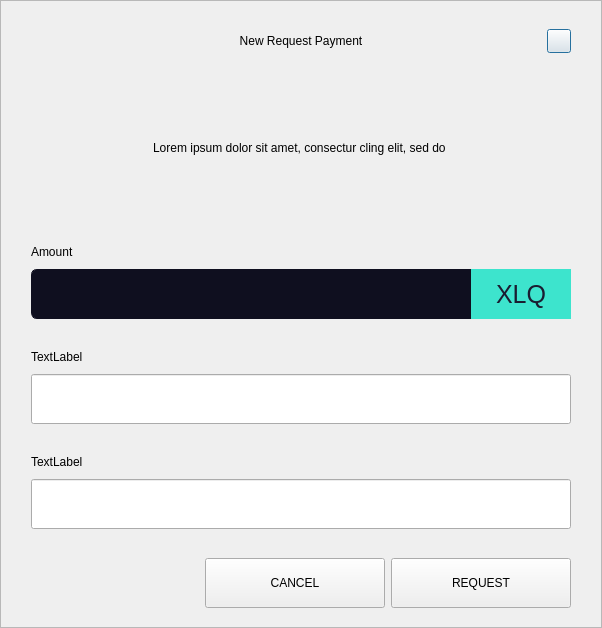
<?xml version="1.0" encoding="UTF-8"?>
<ui version="4.0">
 <class>RequestDialog</class>
 <widget class="QDialog" name="RequestDialog">
  <property name="geometry">
   <rect>
    <x>0</x>
    <y>0</y>
    <width>602</width>
    <height>628</height>
   </rect>
  </property>
  <property name="windowTitle">
   <string>Dialog</string>
  </property>
  <layout class="QVBoxLayout" name="verticalLayout_5">
   <property name="spacing">
    <number>0</number>
   </property>
   <property name="leftMargin">
    <number>0</number>
   </property>
   <property name="topMargin">
    <number>0</number>
   </property>
   <property name="rightMargin">
    <number>0</number>
   </property>
   <property name="bottomMargin">
    <number>0</number>
   </property>
   <item>
    <widget class="QFrame" name="frame">
     <property name="styleSheet">
      <string notr="true"/>
     </property>
     <property name="frameShape">
      <enum>QFrame::StyledPanel</enum>
     </property>
     <property name="frameShadow">
      <enum>QFrame::Raised</enum>
     </property>
     <layout class="QVBoxLayout" name="verticalLayout_4" stretch="1,0,0">
      <property name="spacing">
       <number>0</number>
      </property>
      <property name="leftMargin">
       <number>30</number>
      </property>
      <property name="topMargin">
       <number>20</number>
      </property>
      <property name="rightMargin">
       <number>30</number>
      </property>
      <property name="bottomMargin">
       <number>10</number>
      </property>
      <item>
       <layout class="QHBoxLayout" name="horizontalLayout_3">
        <property name="spacing">
         <number>0</number>
        </property>
        <item>
         <spacer name="horizontalSpacer_21">
          <property name="orientation">
           <enum>Qt::Horizontal</enum>
          </property>
          <property name="sizeHint" stdset="0">
           <size>
            <width>40</width>
            <height>20</height>
           </size>
          </property>
         </spacer>
        </item>
        <item>
         <widget class="QLabel" name="labelTitle">
          <property name="minimumSize">
           <size>
            <width>0</width>
            <height>40</height>
           </size>
          </property>
          <property name="maximumSize">
           <size>
            <width>16777215</width>
            <height>40</height>
           </size>
          </property>
          <property name="styleSheet">
           <string notr="true">padding-left:24px;</string>
          </property>
          <property name="text">
           <string>New Request Payment</string>
          </property>
          <property name="alignment">
           <set>Qt::AlignCenter</set>
          </property>
          <property name="margin">
           <number>7</number>
          </property>
         </widget>
        </item>
        <item>
         <spacer name="horizontalSpacer">
          <property name="orientation">
           <enum>Qt::Horizontal</enum>
          </property>
          <property name="sizeHint" stdset="0">
           <size>
            <width>40</width>
            <height>20</height>
           </size>
          </property>
         </spacer>
        </item>
        <item>
         <widget class="QPushButton" name="btnEsc">
          <property name="minimumSize">
           <size>
            <width>24</width>
            <height>24</height>
           </size>
          </property>
          <property name="maximumSize">
           <size>
            <width>24</width>
            <height>24</height>
           </size>
          </property>
          <property name="text">
           <string/>
          </property>
         </widget>
        </item>
       </layout>
      </item>
      <item>
       <widget class="QStackedWidget" name="stack">
        <property name="minimumSize">
         <size>
          <width>540</width>
          <height>0</height>
         </size>
        </property>
        <property name="maximumSize">
         <size>
          <width>540</width>
          <height>16777215</height>
         </size>
        </property>
        <property name="currentIndex">
         <number>0</number>
        </property>
        <widget class="QWidget" name="page_1">
         <property name="minimumSize">
          <size>
           <width>540</width>
           <height>0</height>
          </size>
         </property>
         <property name="maximumSize">
          <size>
           <width>540</width>
           <height>16777215</height>
          </size>
         </property>
         <layout class="QVBoxLayout" name="layout1">
          <property name="spacing">
           <number>0</number>
          </property>
          <property name="leftMargin">
           <number>0</number>
          </property>
          <property name="topMargin">
           <number>0</number>
          </property>
          <property name="rightMargin">
           <number>0</number>
          </property>
          <property name="bottomMargin">
           <number>0</number>
          </property>
          <item>
           <spacer name="verticalSpacer_21">
            <property name="orientation">
             <enum>Qt::Vertical</enum>
            </property>
            <property name="sizeType">
             <enum>QSizePolicy::Fixed</enum>
            </property>
            <property name="sizeHint" stdset="0">
             <size>
              <width>20</width>
              <height>30</height>
             </size>
            </property>
           </spacer>
          </item>
          <item alignment="Qt::AlignHCenter">
           <widget class="QLabel" name="labelMessage">
            <property name="minimumSize">
             <size>
              <width>400</width>
              <height>50</height>
             </size>
            </property>
            <property name="text">
             <string>Lorem ipsum dolor sit amet, consectur cling elit, sed do </string>
            </property>
            <property name="alignment">
             <set>Qt::AlignCenter</set>
            </property>
            <property name="wordWrap">
             <bool>true</bool>
            </property>
           </widget>
          </item>
          <item alignment="Qt::AlignBottom">
           <widget class="QWidget" name="containerAmount" native="true">
            <layout class="QVBoxLayout" name="verticalLayout">
             <property name="spacing">
              <number>9</number>
             </property>
             <property name="leftMargin">
              <number>0</number>
             </property>
             <property name="topMargin">
              <number>0</number>
             </property>
             <property name="rightMargin">
              <number>0</number>
             </property>
             <property name="bottomMargin">
              <number>0</number>
             </property>
             <item>
              <widget class="QLabel" name="labelSubtitleAmount">
               <property name="minimumSize">
                <size>
                 <width>350</width>
                 <height>16</height>
                </size>
               </property>
               <property name="maximumSize">
                <size>
                 <width>16777215</width>
                 <height>16</height>
                </size>
               </property>
               <property name="text">
                <string>Amount</string>
               </property>
              </widget>
             </item>
             <item alignment="Qt::AlignTop">
              <widget class="QWidget" name="layoutAmount" native="true">
               <layout class="QHBoxLayout" name="horizontalLayout" stretch="2,0">
                <property name="spacing">
                 <number>0</number>
                </property>
                <property name="leftMargin">
                 <number>0</number>
                </property>
                <property name="topMargin">
                 <number>0</number>
                </property>
                <property name="rightMargin">
                 <number>0</number>
                </property>
                <property name="bottomMargin">
                 <number>0</number>
                </property>
                <item>
                 <widget class="QLineEdit" name="lineEditAmount">
                  <property name="minimumSize">
                   <size>
                    <width>0</width>
                    <height>50</height>
                   </size>
                  </property>
                  <property name="maximumSize">
                   <size>
                    <width>16777215</width>
                    <height>50</height>
                   </size>
                  </property>
                  <property name="styleSheet">
                   <string notr="true">QLineEdit {
    border:  1px solid #0f0f1f;
    background-color: #0f0f1f;
    font-size: 12px;
    border-top-left-radius: 6px;
    border-bottom-left-radius: 6px;
    padding: 8px;
    color: #3de4cd;
}
QLineEdit:focus {
    border:  1px solid #3de4cd;
}</string>
                  </property>
                 </widget>
                </item>
                <item>
                 <widget class="QWidget" name="comboContainer" native="true">
                  <property name="minimumSize">
                   <size>
                    <width>100</width>
                    <height>50</height>
                   </size>
                  </property>
                  <property name="maximumSize">
                   <size>
                    <width>16777215</width>
                    <height>50</height>
                   </size>
                  </property>
                  <layout class="QHBoxLayout" name="horizontalLayout_31">
                   <property name="spacing">
                    <number>0</number>
                   </property>
                   <property name="leftMargin">
                    <number>0</number>
                   </property>
                   <property name="topMargin">
                    <number>0</number>
                   </property>
                   <property name="rightMargin">
                    <number>0</number>
                   </property>
                   <property name="bottomMargin">
                    <number>0</number>
                   </property>
                   <item>
                    <widget class="QLabel" name="comboBoxCoin">
                     <property name="styleSheet">
                      <string notr="true">background: #3de4cd;
color: rgb(26, 29, 49);
font-size: 25px;</string>
                     </property>
                     <property name="text">
                      <string>XLQ</string>
                     </property>
                     <property name="alignment">
                      <set>Qt::AlignCenter</set>
                     </property>
                    </widget>
                   </item>
                  </layout>
                 </widget>
                </item>
               </layout>
              </widget>
             </item>
            </layout>
           </widget>
          </item>
          <item>
           <spacer name="verticalSpacer_31">
            <property name="orientation">
             <enum>Qt::Vertical</enum>
            </property>
            <property name="sizeType">
             <enum>QSizePolicy::Fixed</enum>
            </property>
            <property name="sizeHint" stdset="0">
             <size>
              <width>20</width>
              <height>30</height>
             </size>
            </property>
           </spacer>
          </item>
          <item>
           <layout class="QVBoxLayout" name="verticalLayoutLabel">
            <property name="spacing">
             <number>9</number>
            </property>
            <item>
             <widget class="QLabel" name="labelSubtitleLabel">
              <property name="minimumSize">
               <size>
                <width>0</width>
                <height>16</height>
               </size>
              </property>
              <property name="maximumSize">
               <size>
                <width>16777215</width>
                <height>16</height>
               </size>
              </property>
              <property name="text">
               <string>TextLabel</string>
              </property>
             </widget>
            </item>
            <item>
             <widget class="QLineEdit" name="lineEditLabel">
              <property name="minimumSize">
               <size>
                <width>0</width>
                <height>50</height>
               </size>
              </property>
              <property name="maximumSize">
               <size>
                <width>16777215</width>
                <height>50</height>
               </size>
              </property>
             </widget>
            </item>
           </layout>
          </item>
          <item>
           <spacer name="verticalSpacer_34">
            <property name="orientation">
             <enum>Qt::Vertical</enum>
            </property>
            <property name="sizeType">
             <enum>QSizePolicy::Fixed</enum>
            </property>
            <property name="sizeHint" stdset="0">
             <size>
              <width>20</width>
              <height>30</height>
             </size>
            </property>
           </spacer>
          </item>
          <item>
           <layout class="QVBoxLayout" name="verticalLayoutDescription">
            <property name="spacing">
             <number>9</number>
            </property>
            <item>
             <widget class="QLabel" name="labelSubtitleDescription">
              <property name="minimumSize">
               <size>
                <width>0</width>
                <height>16</height>
               </size>
              </property>
              <property name="maximumSize">
               <size>
                <width>16777215</width>
                <height>16</height>
               </size>
              </property>
              <property name="text">
               <string>TextLabel</string>
              </property>
             </widget>
            </item>
            <item>
             <widget class="QLineEdit" name="lineEditDescription">
              <property name="minimumSize">
               <size>
                <width>0</width>
                <height>50</height>
               </size>
              </property>
              <property name="maximumSize">
               <size>
                <width>16777215</width>
                <height>50</height>
               </size>
              </property>
             </widget>
            </item>
            <item>
             <spacer name="verticalSpacer_4">
              <property name="orientation">
               <enum>Qt::Vertical</enum>
              </property>
              <property name="sizeType">
               <enum>QSizePolicy::Fixed</enum>
              </property>
              <property name="sizeHint" stdset="0">
               <size>
                <width>20</width>
                <height>20</height>
               </size>
              </property>
             </spacer>
            </item>
           </layout>
          </item>
         </layout>
        </widget>
        <widget class="QWidget" name="page_2">
         <layout class="QVBoxLayout" name="layout2">
          <item>
           <spacer name="verticalSpacer_5">
            <property name="orientation">
             <enum>Qt::Vertical</enum>
            </property>
            <property name="sizeType">
             <enum>QSizePolicy::Fixed</enum>
            </property>
            <property name="sizeHint" stdset="0">
             <size>
              <width>20</width>
              <height>50</height>
             </size>
            </property>
           </spacer>
          </item>
          <item alignment="Qt::AlignHCenter">
           <widget class="QLabel" name="labelQrImg">
            <property name="minimumSize">
             <size>
              <width>260</width>
              <height>260</height>
             </size>
            </property>
            <property name="maximumSize">
             <size>
              <width>260</width>
              <height>260</height>
             </size>
            </property>
            <property name="text">
             <string/>
            </property>
            <property name="alignment">
             <set>Qt::AlignCenter</set>
            </property>
           </widget>
          </item>
          <item>
           <spacer name="verticalSpacer_2">
            <property name="orientation">
             <enum>Qt::Vertical</enum>
            </property>
            <property name="sizeType">
             <enum>QSizePolicy::Fixed</enum>
            </property>
            <property name="sizeHint" stdset="0">
             <size>
              <width>20</width>
              <height>30</height>
             </size>
            </property>
           </spacer>
          </item>
          <item alignment="Qt::AlignHCenter">
           <widget class="QLabel" name="labelAddress">
            <property name="text">
             <string>abFTSi7CCTkgLWD4prWu3arZizeCgGTppc </string>
            </property>
           </widget>
          </item>
          <item>
           <spacer name="verticalSpacer_32">
            <property name="orientation">
             <enum>Qt::Vertical</enum>
            </property>
            <property name="sizeType">
             <enum>QSizePolicy::Expanding</enum>
            </property>
            <property name="sizeHint" stdset="0">
             <size>
              <width>20</width>
              <height>20</height>
             </size>
            </property>
           </spacer>
          </item>
          <item>
           <layout class="QHBoxLayout" name="horizontal">
            <property name="leftMargin">
             <number>20</number>
            </property>
            <property name="rightMargin">
             <number>20</number>
            </property>
            <property name="bottomMargin">
             <number>20</number>
            </property>
            <item>
             <spacer name="horizontalSpacer_4">
              <property name="orientation">
               <enum>Qt::Horizontal</enum>
              </property>
              <property name="sizeHint" stdset="0">
               <size>
                <width>40</width>
                <height>20</height>
               </size>
              </property>
             </spacer>
            </item>
            <item>
             <widget class="QPushButton" name="btnCopyAddress">
              <property name="minimumSize">
               <size>
                <width>180</width>
                <height>50</height>
               </size>
              </property>
              <property name="text">
               <string>COPY ADDRESS</string>
              </property>
             </widget>
            </item>
            <item>
             <widget class="QPushButton" name="btnCopyUrl">
              <property name="minimumSize">
               <size>
                <width>180</width>
                <height>50</height>
               </size>
              </property>
              <property name="text">
               <string>COPY URL</string>
              </property>
             </widget>
            </item>
            <item>
             <spacer name="horizontalSpacer_2">
              <property name="orientation">
               <enum>Qt::Horizontal</enum>
              </property>
              <property name="sizeHint" stdset="0">
               <size>
                <width>40</width>
                <height>20</height>
               </size>
              </property>
             </spacer>
            </item>
           </layout>
          </item>
         </layout>
        </widget>
       </widget>
      </item>
      <item>
       <widget class="QWidget" name="buttonsStack" native="true">
        <layout class="QHBoxLayout" name="horizontalLayout_5">
         <property name="leftMargin">
          <number>20</number>
         </property>
         <property name="rightMargin">
          <number>0</number>
         </property>
         <item>
          <spacer name="horizontalSpacer_41">
           <property name="orientation">
            <enum>Qt::Horizontal</enum>
           </property>
           <property name="sizeHint" stdset="0">
            <size>
             <width>40</width>
             <height>20</height>
            </size>
           </property>
          </spacer>
         </item>
         <item>
          <widget class="QPushButton" name="btnCancel">
           <property name="minimumSize">
            <size>
             <width>180</width>
             <height>50</height>
            </size>
           </property>
           <property name="text">
            <string>CANCEL</string>
           </property>
          </widget>
         </item>
         <item>
          <widget class="QPushButton" name="btnSave">
           <property name="minimumSize">
            <size>
             <width>180</width>
             <height>50</height>
            </size>
           </property>
           <property name="text">
            <string>REQUEST</string>
           </property>
          </widget>
         </item>
        </layout>
       </widget>
      </item>
     </layout>
    </widget>
   </item>
  </layout>
 </widget>
 <resources/>
 <connections/>
</ui>
